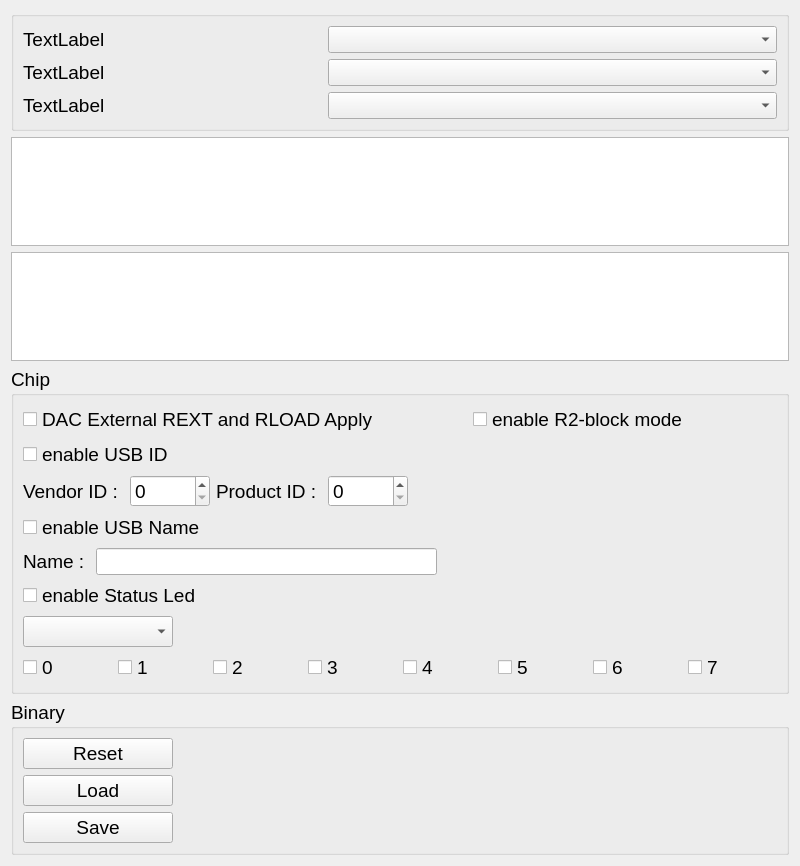
<?xml version="1.0" encoding="UTF-8"?>
<ui version="4.0">
 <class>qtvUIStorageProps</class>
 <widget class="QWidget" name="qtvUIStorageProps">
  <property name="geometry">
   <rect>
    <x>0</x>
    <y>0</y>
    <width>800</width>
    <height>866</height>
   </rect>
  </property>
  <property name="font">
   <font>
    <family>Arial</family>
    <pointsize>14</pointsize>
   </font>
  </property>
  <property name="windowTitle">
   <string>Form</string>
  </property>
  <layout class="QVBoxLayout" name="verticalLayout">
   <item>
    <widget class="QGroupBox" name="gbselect">
     <layout class="QVBoxLayout" name="layout_0">
      <item>
       <layout class="QHBoxLayout" name="layout_01" stretch="4,6">
        <item>
         <widget class="QLabel" name="lb_main">
          <property name="text">
           <string>TextLabel</string>
          </property>
         </widget>
        </item>
        <item>
         <widget class="QComboBox" name="cb_main">
          <property name="font">
           <font>
            <family>Times New Roman</family>
            <pointsize>12</pointsize>
           </font>
          </property>
         </widget>
        </item>
       </layout>
      </item>
      <item>
       <layout class="QHBoxLayout" name="layout_02" stretch="4,6">
        <item>
         <widget class="QLabel" name="lb_title0">
          <property name="text">
           <string>TextLabel</string>
          </property>
         </widget>
        </item>
        <item>
         <widget class="QComboBox" name="cb_title0">
          <property name="font">
           <font>
            <family>Times New Roman</family>
            <pointsize>12</pointsize>
           </font>
          </property>
         </widget>
        </item>
       </layout>
      </item>
      <item>
       <layout class="QHBoxLayout" name="layout_03" stretch="4,6">
        <item>
         <widget class="QLabel" name="lb_title1">
          <property name="text">
           <string>TextLabel</string>
          </property>
         </widget>
        </item>
        <item>
         <widget class="QComboBox" name="cb_title1">
          <property name="font">
           <font>
            <family>Times New Roman</family>
            <pointsize>12</pointsize>
           </font>
          </property>
         </widget>
        </item>
       </layout>
      </item>
     </layout>
    </widget>
   </item>
   <item>
    <widget class="qtvUITableBase" name="tablemain">
     <property name="font">
      <font>
       <family>Times New Roman</family>
       <pointsize>14</pointsize>
      </font>
     </property>
    </widget>
   </item>
   <item>
    <widget class="qtvUITableBase" name="tablesub">
     <property name="font">
      <font>
       <family>Times New Roman</family>
       <pointsize>14</pointsize>
      </font>
     </property>
    </widget>
   </item>
   <item>
    <widget class="QGroupBox" name="gbchip">
     <property name="title">
      <string>Chip</string>
     </property>
     <layout class="QVBoxLayout" name="verticalLayout_2">
      <item>
       <layout class="QHBoxLayout" name="layout_chip">
        <item>
         <widget class="QCheckBox" name="chdcblock">
          <property name="text">
           <string>DAC External REXT and RLOAD Apply</string>
          </property>
         </widget>
        </item>
        <item>
         <spacer name="horizontalSpacer_3">
          <property name="orientation">
           <enum>Qt::Horizontal</enum>
          </property>
          <property name="sizeHint" stdset="0">
           <size>
            <width>40</width>
            <height>20</height>
           </size>
          </property>
         </spacer>
        </item>
        <item>
         <widget class="QCheckBox" name="chr2block">
          <property name="layoutDirection">
           <enum>Qt::LeftToRight</enum>
          </property>
          <property name="text">
           <string>enable R2-block mode</string>
          </property>
         </widget>
        </item>
        <item>
         <spacer name="horizontalSpacer_4">
          <property name="orientation">
           <enum>Qt::Horizontal</enum>
          </property>
          <property name="sizeHint" stdset="0">
           <size>
            <width>40</width>
            <height>20</height>
           </size>
          </property>
         </spacer>
        </item>
       </layout>
      </item>
      <item>
       <layout class="QVBoxLayout" name="layout_usbid">
        <item>
         <widget class="QCheckBox" name="chusbid">
          <property name="text">
           <string>enable USB ID</string>
          </property>
         </widget>
        </item>
        <item>
         <layout class="QHBoxLayout" name="layout_usbided">
          <item>
           <widget class="QLabel" name="lbvendorid">
            <property name="text">
             <string>Vendor ID : </string>
            </property>
           </widget>
          </item>
          <item>
           <widget class="qtvUIUsbIDEditor" name="sbusbvendor">
            <property name="minimumSize">
             <size>
              <width>80</width>
              <height>0</height>
             </size>
            </property>
           </widget>
          </item>
          <item>
           <widget class="QLabel" name="lbproductid">
            <property name="text">
             <string>Product ID : </string>
            </property>
           </widget>
          </item>
          <item>
           <widget class="qtvUIUsbIDEditor" name="sbusbproductid">
            <property name="minimumSize">
             <size>
              <width>80</width>
              <height>0</height>
             </size>
            </property>
           </widget>
          </item>
          <item>
           <spacer name="horizontalSpacer">
            <property name="orientation">
             <enum>Qt::Horizontal</enum>
            </property>
            <property name="sizeHint" stdset="0">
             <size>
              <width>40</width>
              <height>20</height>
             </size>
            </property>
           </spacer>
          </item>
         </layout>
        </item>
       </layout>
      </item>
      <item>
       <layout class="QVBoxLayout" name="layout_usbstr">
        <item>
         <widget class="QCheckBox" name="chusbstr">
          <property name="text">
           <string>enable USB Name</string>
          </property>
         </widget>
        </item>
        <item>
         <layout class="QHBoxLayout" name="layout_usbstr_2">
          <item>
           <widget class="QLabel" name="lbusbstr">
            <property name="text">
             <string>Name : </string>
            </property>
           </widget>
          </item>
          <item>
           <widget class="qtvUIUSBStringEditor" name="txtusbstr">
            <property name="font">
             <font>
              <family>Times New Roman</family>
              <pointsize>12</pointsize>
             </font>
            </property>
           </widget>
          </item>
          <item>
           <spacer name="horizontalSpacer_2">
            <property name="orientation">
             <enum>Qt::Horizontal</enum>
            </property>
            <property name="sizeHint" stdset="0">
             <size>
              <width>40</width>
              <height>20</height>
             </size>
            </property>
           </spacer>
          </item>
         </layout>
        </item>
       </layout>
      </item>
      <item>
       <layout class="QVBoxLayout" name="layout_statueled">
        <item>
         <widget class="QCheckBox" name="cbenstatusled">
          <property name="text">
           <string>enable Status Led</string>
          </property>
         </widget>
        </item>
        <item>
         <widget class="QComboBox" name="cbledstatus">
          <property name="maximumSize">
           <size>
            <width>150</width>
            <height>16777215</height>
           </size>
          </property>
         </widget>
        </item>
        <item>
         <layout class="QHBoxLayout" name="layout_gpio">
          <item>
           <widget class="QCheckBox" name="cbpin0">
            <property name="text">
             <string>0</string>
            </property>
           </widget>
          </item>
          <item>
           <widget class="QCheckBox" name="cbpin1">
            <property name="text">
             <string>1</string>
            </property>
           </widget>
          </item>
          <item>
           <widget class="QCheckBox" name="cbpin2">
            <property name="text">
             <string>2</string>
            </property>
           </widget>
          </item>
          <item>
           <widget class="QCheckBox" name="cbpin3">
            <property name="text">
             <string>3</string>
            </property>
           </widget>
          </item>
          <item>
           <widget class="QCheckBox" name="cbpin4">
            <property name="text">
             <string>4</string>
            </property>
           </widget>
          </item>
          <item>
           <widget class="QCheckBox" name="cbpin5">
            <property name="text">
             <string>5</string>
            </property>
           </widget>
          </item>
          <item>
           <widget class="QCheckBox" name="cbpin6">
            <property name="text">
             <string>6</string>
            </property>
           </widget>
          </item>
          <item>
           <widget class="QCheckBox" name="cbpin7">
            <property name="text">
             <string>7</string>
            </property>
           </widget>
          </item>
         </layout>
        </item>
       </layout>
      </item>
      <item>
       <spacer name="space_0">
        <property name="orientation">
         <enum>Qt::Vertical</enum>
        </property>
        <property name="sizeHint" stdset="0">
         <size>
          <width>20</width>
          <height>40</height>
         </size>
        </property>
       </spacer>
      </item>
     </layout>
    </widget>
   </item>
   <item>
    <widget class="QGroupBox" name="gbhex">
     <property name="title">
      <string>Binary</string>
     </property>
     <layout class="QHBoxLayout" name="layouthex" stretch="2,8">
      <item>
       <layout class="QVBoxLayout" name="layouthexfun">
        <item>
         <widget class="QPushButton" name="btnreset">
          <property name="text">
           <string>Reset</string>
          </property>
         </widget>
        </item>
        <item>
         <widget class="QPushButton" name="btnload">
          <property name="text">
           <string>Load</string>
          </property>
         </widget>
        </item>
        <item>
         <widget class="QPushButton" name="btnsave">
          <property name="text">
           <string>Save</string>
          </property>
         </widget>
        </item>
        <item>
         <spacer name="space_1">
          <property name="orientation">
           <enum>Qt::Vertical</enum>
          </property>
          <property name="sizeHint" stdset="0">
           <size>
            <width>20</width>
            <height>40</height>
           </size>
          </property>
         </spacer>
        </item>
       </layout>
      </item>
      <item>
       <layout class="QHBoxLayout" name="layouthexshow">
        <item>
         <widget class="qtvUIHexWidget" name="hexcntl" native="true"/>
        </item>
       </layout>
      </item>
     </layout>
    </widget>
   </item>
  </layout>
 </widget>
 <customwidgets>
  <customwidget>
   <class>qtvUITableBase</class>
   <extends>QTableWidget</extends>
   <header>ui/base/qtv_ui_table.h</header>
  </customwidget>
  <customwidget>
   <class>qtvUIUsbIDEditor</class>
   <extends>QSpinBox</extends>
   <header>ui/base/qtv_ui_storage.h</header>
  </customwidget>
  <customwidget>
   <class>qtvUIUSBStringEditor</class>
   <extends>QLineEdit</extends>
   <header>ui/base/qtv_ui_storage.h</header>
  </customwidget>
  <customwidget>
   <class>qtvUIHexWidget</class>
   <extends>QWidget</extends>
   <header>ui/base/qtv_ui_hex.h</header>
   <container>1</container>
  </customwidget>
 </customwidgets>
 <resources/>
 <connections/>
</ui>
